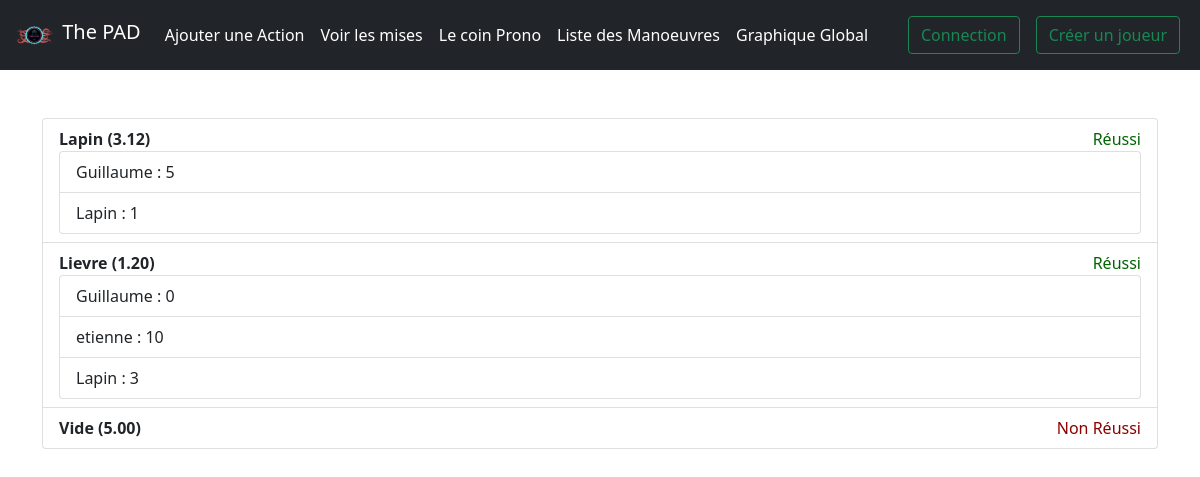
Page /pari on the earlier database version.
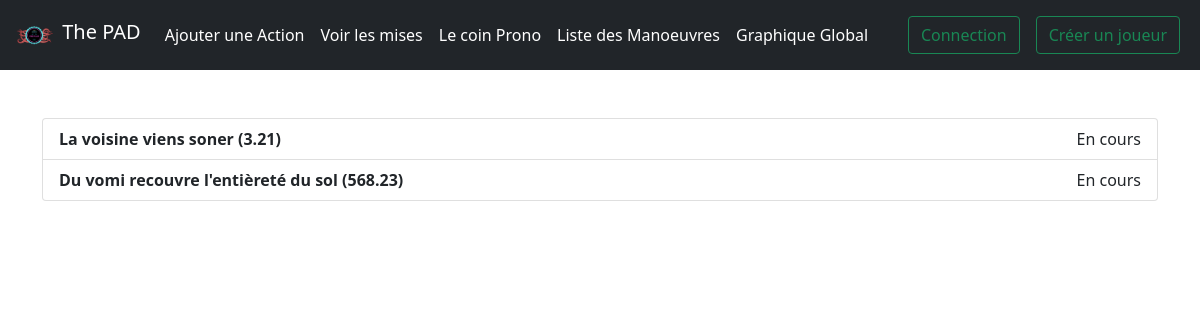
Same page on the later database version.
### game/models.py (models this page shows, shortened)
class Pari(models.Model) :
    intitule = models.CharField(max_length=200)
    cote = models.DecimalField(max_digits=12, decimal_places=2)
    reussi = models.IntegerField(default=0) #0 pas de réponse / 1 Réussi / 2 Raté
    def __str__(self) :
        return self.intitule + f" ({self.cote})";

class PariJoueur(models.Model) :
    player = models.ForeignKey(Player, on_delete=models.CASCADE)
    pari = models.ForeignKey(Pari, on_delete=models.CASCADE)
    mise = models.IntegerField()

class Player(models.Model):
    photo = models.ImageField(upload_to='photo_de_profile/', null=True, blank=True)
    description = models.CharField(max_length=50, null=True, blank=True)
    user = models.OneToOneField(User, on_delete=models.CASCADE)
    def __str__(self) :
        return self.user.username

### game/views.py (the view, shortened to what this page needs)
# urls.py: path('pari', views.pari, name="pari"),
def pari(request) :
    list_pari = Pari.objects.order_by('reussi')
    return render(request, 'game/pari.html', {'liste_pari' : list_pari})

### game/templates/game/pari.html (shortened to what this page needs)
{% extends 'game/base.html' %}
{% block content %}
    <ul class="list-group">
    {% for pari in liste_pari %}
        <li class="list-group-item">
            <b>{{pari}}</b>
            {% if pari.reussi == 0 %}
                <div style="text-align: left;float: right;">En cours</div>
            {% elif pari.reussi == 2 %}
                <div style="text-align:right;float:right;color:darkred;"> Non Réussi </div>
            {% elif pari.reussi == 1 %}
                <div style="text-align:right;float:right;color:darkgreen"> Réussi </div>
            {% endif %}
            {% if pari.parijoueur_set.all %}
                <ul class="list-group">
                {% for parijoueur in pari.parijoueur_set.all %}
                    <li class="list-group-item">
                        {{parijoueur.player}} : {{parijoueur.mise}}
                    </li>
                {% endfor %}
                </ul>
            {% endif %}
        </li>
    {% endfor %}
    </ul>
{% endblock %}

Differences in the rows shown:
removed Pari: intitule+cote "Lapin (3.12)", reussi "Réussi"
removed PariJoueur: player "Guillaume", mise "5", shown under "Lapin (3.12)"
removed PariJoueur: player "Lapin", mise "1", shown under "Lapin (3.12)"
removed Pari: intitule+cote "Lievre (1.20)", reussi "Réussi"
removed PariJoueur: player "Guillaume", mise "0", shown under "Lievre (1.20)"
removed PariJoueur: player "etienne", mise "10", shown under "Lievre (1.20)"
removed PariJoueur: player "Lapin", mise "3", shown under "Lievre (1.20)"
removed Pari: intitule+cote "Vide (5.00)", reussi "Non Réussi"
added Pari: intitule+cote "La voisine viens soner (3.21)", reussi "En cours"
added Pari: intitule+cote "Du vomi recouvre l'entièreté du sol (568.23)", reussi "En cours"
